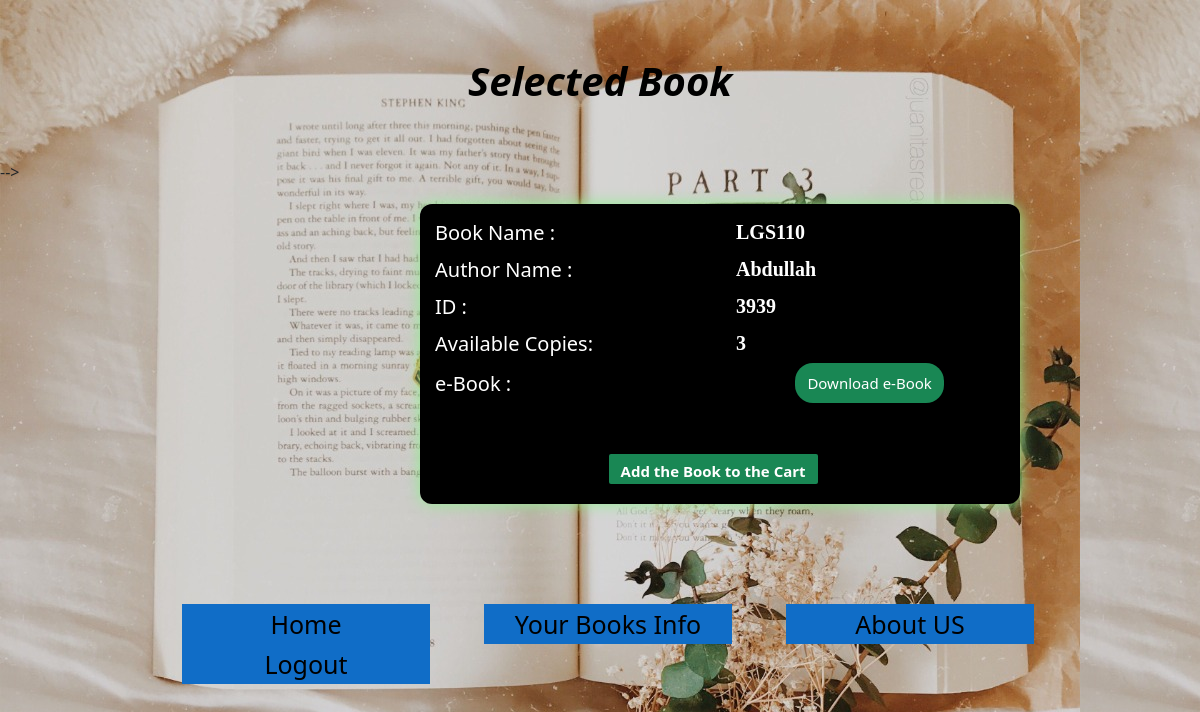
Screenshot of /view_book.php?id=3939 with the database file from the repository.
### tables this page shows
CREATE TABLE `book` (
  `b_id` varchar(255) NOT NULL,
  `booksname` varchar(50) NOT NULL,
  `authorname` varchar(50) NOT NULL,
  `copies` varchar(20) NOT NULL,
  `avl_cpy` int(100) NOT NULL,
  `dept` varchar(50) NOT NULL,
  `file_name` varchar(255) NOT NULL,
  `path` varchar(200) NOT NULL,
  PRIMARY KEY (`b_id`),
  UNIQUE KEY `b_id` (`b_id`)
);

### view_book.php (the view, shortened to what this page needs)
<?php
include("conn.php");
$id=$_GET['id'];
$query="select * from book where `book`.`b_id`= '$id'";
$query1=mysqli_query($conn,$query);
$ros=mysqli_fetch_array($query1);
$book_name=$ros['booksname'];
$auth_name=$ros['authorname'];
$avl_cpy=$ros['avl_cpy'];
?>
<html>
<head><title>Selected Book</title>
    <link href="https://cdn.jsdelivr.net/npm/bootstrap@5.1.3/dist/css/bootstrap.min.css" rel="stylesheet">
</head>
<body>
<div class="box">
   <table  style ="border-color:red; font-size:30pt"  align="center" width="100%" height="100%">
      <tr>
        <td style="color:Black" align="center"><b><i>Selected Book </i></b></td>
      </tr>
    </table>
  </div> -->
<fieldset style="background:rgba(0,0,0,1)" class="five">
<form method="post">
<table  id="table2">
	<tr>
		<td  class="td2">
		Book Name :
		</td>
		<td class="td3">
            <?php echo $book_name; ?>
		</td>
	</tr>
	<tr>
		<td class="td2">
	    Author Name :
	    </td>
		<td class="td3">
            <?php echo $auth_name; ?>
		</td>
	</tr>
	<tr>
		<td class="td2">
		ID :
		</td>
		<td class="td3">
			<?php echo $id; ?>
		</td>
	</tr>
	<tr>
		<td class="td2">
		Available Copies:
		</td>
		<td class="td3">
			<?php echo $avl_cpy; ?>
		</td>
	</tr>
	<tr>
		<td class="td2">
		e-Book :
		</td>
		<td>
			<input class="btn btn-success" type="submit" name="sub" value="Download e-Book">
		</td>
	</tr>
<tr>
		<td style="padding-top: 50px;padding-left: 95px" >
		<input type="submit" class="btn btn-success" value="Add the Book to the Cart" name="rqst" style="border-radius: 2px;height: 30px;border: none;font-weight: bold;color: white" >
		</td>
    <td </td>
</tr>
</table>
</form>
</fieldset>
    <div class="nav">
    <ul>
      <li><a style="background-color: #106dc7" href="sdb.php">Home</a></li>
      <li><a  style="background-color: #106dc7" href="sbooks.php">Your Books Info</a></li>
      <li><a  style="background-color: #106dc7" href="aboutus.php">About US</a></li>
      <li><a  style="background-color: #106dc7" href="index.php">Logout</a></li>
    </ul>
<br><br>
  </body>
</html>

### view_book.php (style rules this page uses)
body { background: url(9.jpeg); }
#table2 { color: white; font-size: 20px; }
.td2 { padding: 5px; font-size: 20px; }
a { text-decoration: none; color: white; }
.box { width:74%; height:160px; background-size: cover; margin-left: 13%; }
.five { padding:10px 0px 10px 10px; width: 600PX; margin-top: 20px; margin-left: 35%; height:300px; border-radius:12px; margin-right: 5%; box-shadow:0px 0px 15px lightgreen; font-size:30px; }
.five input[type="submit"] { font-size:15px; text-align:center; border:none; height:40px; margin-left:40% ; color:#FFFFFF; border-radius:18px; }
.td3 { font-size: 13px; font-family: cambria; color: white; font-weight: bold; font-size: 20px; }
ul { padding: 0 ; list-style: none; margin-left:-150px; }
ul li { float: left; width: 248px; height: 40px; margin-left:50px; opacity: 1; line-height: 40px; text-align: center; font-size: 25px; margin-right: 4px; }
ul li a { text-decoration: none; color: black; display: block; }
.nav { margin-top: 100px; margin-left: 250px; padding-left:12%; }

### rows the page displays
book: booksname "LGS110", authorname "Abdullah", avl_cpy "3"

### other values shown
$id "3939"
